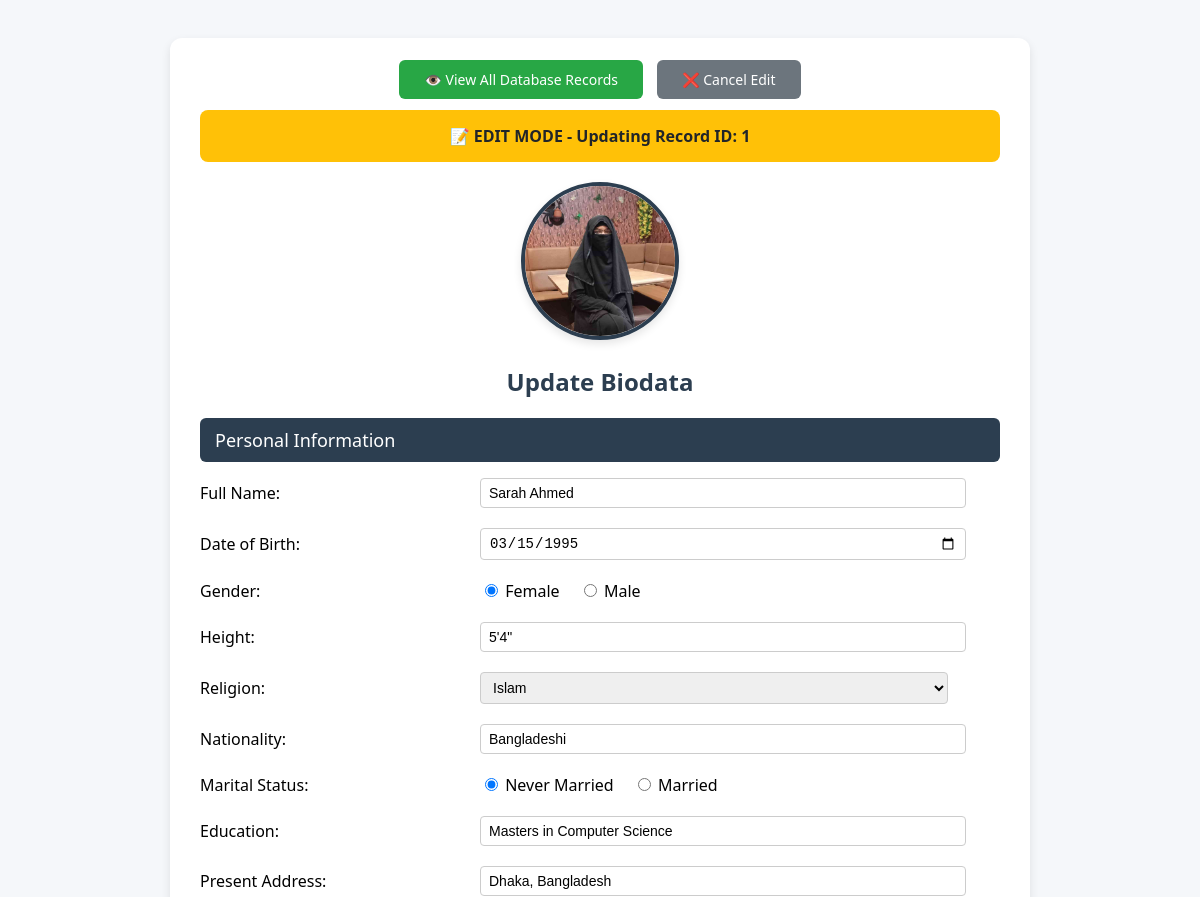
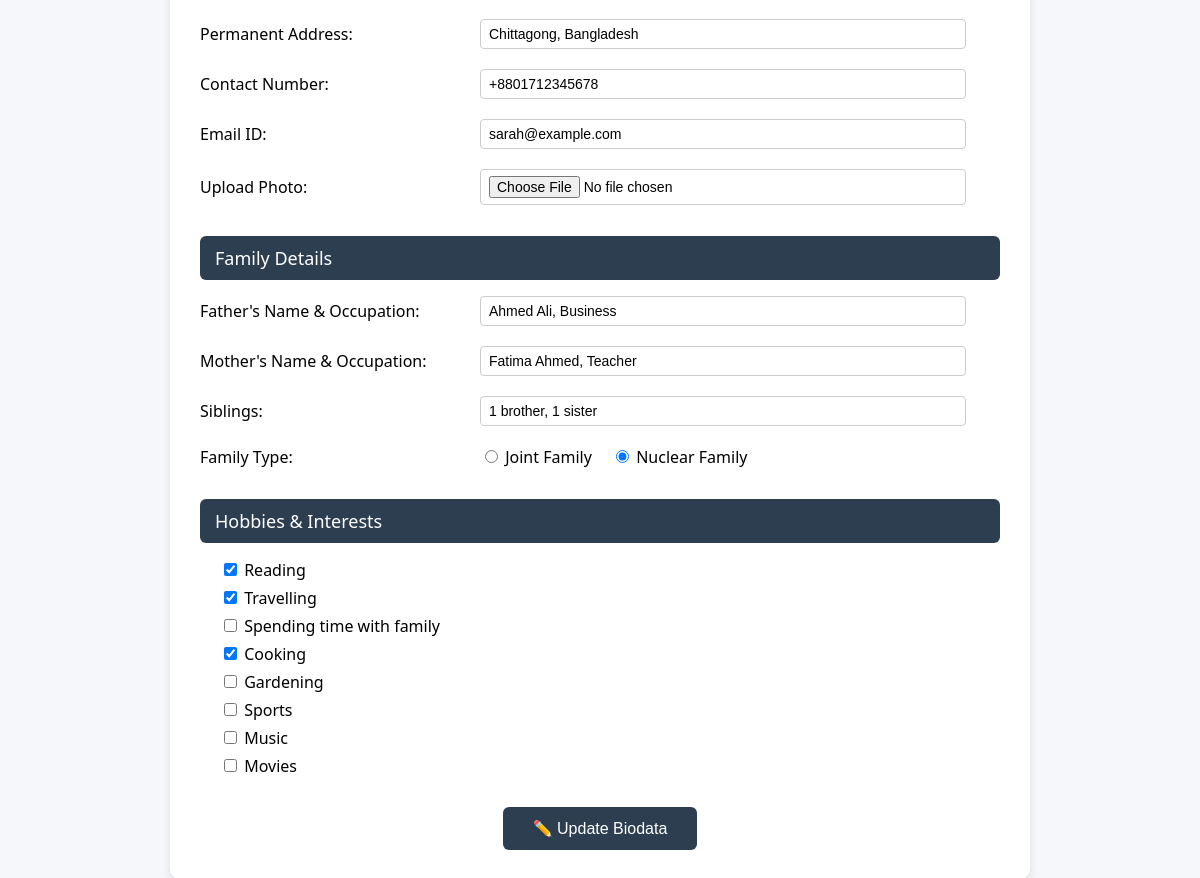
The app's page /index.php?edit=1 with its own data (2 pictures, top to bottom).
### tables this page shows
CREATE TABLE `biodata` (
  `id` int(11) NOT NULL,
  `full_name` varchar(255) NOT NULL,
  `date_of_birth` date NOT NULL,
  `gender` enum('Male','Female') NOT NULL,
  `height` varchar(50) DEFAULT NULL,
  `religion` enum('Islam','Hinduism','Christianity','Other') NOT NULL,
  `nationality` varchar(100) DEFAULT 'Bangladeshi',
  `marital_status` enum('Never Married','Married') NOT NULL,
  `education` text DEFAULT NULL,
  `present_address` text DEFAULT NULL,
  `permanent_address` text DEFAULT NULL,
  `contact_number` varchar(20) DEFAULT NULL,
  `email` varchar(255) DEFAULT NULL,
  `profile_photo` varchar(500) DEFAULT NULL,
  `father_name` varchar(255) DEFAULT NULL,
  `father_occupation` varchar(255) DEFAULT NULL,
  `mother_name` varchar(255) DEFAULT NULL,
  `mother_occupation` varchar(255) DEFAULT NULL,
  `siblings` text DEFAULT NULL,
  `family_type` enum('Joint','Nuclear') DEFAULT NULL,
  `hobbies` text DEFAULT NULL,
  `created_at` timestamp NOT NULL DEFAULT current_timestamp(),
  `updated_at` timestamp NOT NULL DEFAULT current_timestamp() ON UPDATE current_timestamp()
);

### index.php (the view, shortened to what this page needs)
<?php
$servername = "localhost";
$username = "root";
$password = "";
$dbname = "marriage_biodata_db";
$edit_mode = false;
$edit_data = [];
try {
    $pdo = new PDO("mysql:host=$servername;dbname=$dbname", $username, $password);
    $pdo->setAttribute(PDO::ATTR_ERRMODE, PDO::ERRMODE_EXCEPTION);
} catch(PDOException $e) {
    die("Connection failed: " . $e->getMessage());
}
if (isset($_GET['edit']) && is_numeric($_GET['edit'])) {
    try {
        $edit_id = $_GET['edit'];
        $stmt = $pdo->prepare("SELECT * FROM biodata WHERE id = :id");
        $stmt->execute([':id' => $edit_id]);
        $edit_data = $stmt->fetch(PDO::FETCH_ASSOC);
        if ($edit_data) {
            $edit_mode = true;
        } else {
            $message = "<div style='color: red; text-align: center; margin: 20px; padding: 15px; background: #f8d7da; border: 1px solid #f5c6cb; border-radius: 5px; font-weight: bold;'>❌ Record not found!</div>";
        }
    } catch(Exception $e) {
        $message = "<div style='color: red; text-align: center; margin: 20px; padding: 15px; background: #f8d7da; border: 1px solid #f5c6cb; border-radius: 5px; font-weight: bold;'>❌ Error loading record: " . $e->getMessage() . "</div>";
    }
}
?>
<!DOCTYPE html>
<html lang="en">
<head>
</head>
<body>
  <div class="biodata-container">
    <div class="view-database-btn">
      <a href="view_database.php">👁️ View All Database Records</a>
      <?php if ($edit_mode): ?>
        <a href="index.php" class="cancel-btn">❌ Cancel Edit</a>
      <?php endif; ?>
    </div>
    <?php if ($edit_mode): ?>
      <div class="edit-mode-header">
        📝 EDIT MODE - Updating Record ID: <?php echo $edit_data['id']; ?>
      </div>
    <?php endif; ?>
    <div class="photo-section">
      <?php if ($edit_mode && $edit_data['profile_photo'] && file_exists($edit_data['profile_photo'])): ?>
        <img src="<?php echo $edit_data['profile_photo']; ?>" alt="Profile Photo" class="profile-pic" />
      <?php else: ?>
        <img src="WhatsApp Image 2025-07-14 at 22.23.55_a2362fd0.jpg" alt="Profile Photo" class="profile-pic" />
      <?php endif; ?>
    </div>
    <h2><?php echo $edit_mode ? 'Update Biodata' : 'Biodata'; ?></h2>
    <form action="" method="POST" enctype="multipart/form-data">
      <div class="section">
        <div class="section-title">Personal Information</div>
        <div class="info-grid">
          <div><label for="fullname">Full Name:</label></div>
          <div><input type="text" id="fullname" name="fullname" value="<?php echo $edit_mode ? htmlspecialchars($edit_data['full_name']) : ''; ?>" required /></div>
          <div><label for="dob">Date of Birth:</label></div>
          <div><input type="date" id="dob" name="dob" value="<?php echo $edit_mode ? $edit_data['date_of_birth'] : ''; ?>" required /></div>
          <div>Gender:</div>
          <div>
            <label><input type="radio" name="gender" value="Female" <?php echo ($edit_mode && $edit_data['gender'] == 'Female') ? 'checked' : ''; ?> required /> Female</label>
            <label><input type="radio" name="gender" value="Male" <?php echo ($edit_mode && $edit_data['gender'] == 'Male') ? 'checked' : ''; ?> required /> Male</label>
          </div>
          <div><label for="height">Height:</label></div>
          <div><input type="text" id="height" name="height" value="<?php echo $edit_mode ? htmlspecialchars($edit_data['height']) : ''; ?>" placeholder="5'3&quot;" /></div>
          <div><label for="religion">Religion:</label></div>
          <div>
            <select id="religion" name="religion" required>
              <option value="Islam" <?php echo ($edit_mode && $edit_data['religion'] == 'Islam') ? 'selected' : ''; ?>>Islam</option>
            </select>
          </div>
          <div><label for="nationality">Nationality:</label></div>
          <div><input type="text" id="nationality" name="nationality" value="<?php echo $edit_mode ? htmlspecialchars($edit_data['nationality']) : 'Bangladeshi'; ?>" /></div>
          <div>Marital Status:</div>
          <div>
            <label><input type="radio" name="marital" value="Never Married" <?php echo ($edit_mode && $edit_data['marital_status'] == 'Never Married') ? 'checked' : ''; ?> required /> Never Married</label>
            <label><input type="radio" name="marital" value="Married" <?php echo ($edit_mode && $edit_data['marital_status'] == 'Married') ? 'checked' : ''; ?> required /> Married</label>
          </div>
          <div><label for="education">Education:</label></div>
          <div><input type="text" id="education" name="education" value="<?php echo $edit_mode ? htmlspecialchars($edit_data['education']) : ''; ?>" placeholder="Your education qualification" /></div>
          <div><label for="presentAddress">Present Address:</label></div>
          <div><input type="text" id="presentAddress" name="presentAddress" value="<?php echo $edit_mode ? htmlspecialchars($edit_data['present_address']) : ''; ?>" placeholder="Current address" /></div>
          <div><label for="permanentAddress">Permanent Address:</label></div>
          <div><input type="text" id="permanentAddress" name="permanentAddress" value="<?php echo $edit_mode ? htmlspecialchars($edit_data['permanent_address']) : ''; ?>" placeholder="Permanent address" /></div>
          <div><label for="contactNumber">Contact Number:</label></div>
          <div><input type="tel" id="contactNumber" name="contactNumber" value="<?php echo $edit_mode ? htmlspecialchars($edit_data['contact_number']) : ''; ?>" placeholder="Phone number" /></div>
          <div><label for="email">Email ID:</label></div>
          <div><input type="email" id="email" name="email" value="<?php echo $edit_mode ? htmlspecialchars($edit_data['email']) : ''; ?>" placeholder="Email address" /></div>
          <div><label for="profile_photo">Upload Photo:</label></div>
          <div>
            <input type="file" id="profile_photo" name="profile_photo" accept="image/*" />
          </div>
        </div>
      </div>
      <div class="section">
        <div class="section-title">Family Details</div>
        <div class="info-grid">
          <div><label for="fatherName">Father's Name & Occupation:</label></div>
          <div><input type="text" id="fatherName" name="fatherName" value="<?php echo $edit_mode ? htmlspecialchars($edit_data['father_name'] . ($edit_data['father_occupation'] ? ', ' . $edit_data['father_occupation'] : '')) : ''; ?>" placeholder="Name, Occupation" /></div>
          <div><label for="motherName">Mother's Name & Occupation:</label></div>
          <div><input type="text" id="motherName" name="motherName" value="<?php echo $edit_mode ? htmlspecialchars($edit_data['mother_name'] . ($edit_data['mother_occupation'] ? ', ' . $edit_data['mother_occupation'] : '')) : ''; ?>" placeholder="Name, Occupation" /></div>
          <div><label for="siblings">Siblings:</label></div>
          <div><input type="text" id="siblings" name="siblings" value="<?php echo $edit_mode ? htmlspecialchars($edit_data['siblings']) : ''; ?>" placeholder="Brothers and sisters information" /></div>
          <div>Family Type:</div>
          <div>
            <label><input type="radio" name="familyType" value="Joint" <?php echo ($edit_mode && $edit_data['family_type'] == 'Joint') ? 'checked' : ''; ?> /> Joint Family</label>
            <label><input type="radio" name="familyType" value="Nuclear" <?php echo ($edit_mode && $edit_data['family_type'] == 'Nuclear') ? 'checked' : ''; ?> /> Nuclear Family</label>
          </div>
        </div>
      </div>
      <div class="section">
        <div class="section-title">Hobbies & Interests</div>
        <?php
        $selected_hobbies = [];
        if ($edit_mode && $edit_data['hobbies']) {
            $selected_hobbies = array_map('trim', explode(',', $edit_data['hobbies']));
        }
        ?>
        <ul class="hobbies">
          <li><label><input type="checkbox" name="hobbies[]" value="Reading" <?php echo in_array('Reading', $selected_hobbies) ? 'checked' : ''; ?> /> Reading</label></li>
          <li><label><input type="checkbox" name="hobbies[]" value="Travelling" <?php echo in_array('Travelling', $selected_hobbies) ? 'checked' : ''; ?> /> Travelling</label></li>
          <li><label><input type="checkbox" name="hobbies[]" value="Spending time with family" <?php echo in_array('Spending time with family', $selected_hobbies) ? 'checked' : ''; ?> /> Spending time with family</label></li>
          <li><label><input type="checkbox" name="hobbies[]" value="Cooking" <?php echo in_array('Cooking', $selected_hobbies) ? 'checked' : ''; ?> /> Cooking</label></li>
          <li><label><input type="checkbox" name="hobbies[]" value="Gardening" <?php echo in_array('Gardening', $selected_hobbies) ? 'checked' : ''; ?> /> Gardening</label></li>
          <li><label><input type="checkbox" name="hobbies[]" value="Sports" <?php echo in_array('Sports', $selected_hobbies) ? 'checked' : ''; ?> /> Sports</label></li>
          <li><label><input type="checkbox" name="hobbies[]" value="Music" <?php echo in_array('Music', $selected_hobbies) ? 'checked' : ''; ?> /> Music</label></li>
          <li><label><input type="checkbox" name="hobbies[]" value="Movies" <?php echo in_array('Movies', $selected_hobbies) ? 'checked' : ''; ?> /> Movies</label></li>
        </ul>
      </div>
      <div class="submit-btn">
        <button type="submit"><?php echo $edit_mode ? '✏️ Update Biodata' : 'Submit Biodata'; ?></button>
      </div>
    </form>
  </div>
</body>
</html>

### index.php (style rules this page uses)
body { font-family: 'Segoe UI', Tahoma, Geneva, Verdana, sans-serif; background: #f5f7fa; padding: 30px; }
.biodata-container { max-width: 800px; margin: auto; background: #fff; border-radius: 12px; box-shadow: 0 4px 10px rgba(0, 0, 0, 0.1); padding: 30px; }
.photo-section { text-align: center; margin-bottom: 20px; }
.profile-pic { width: 150px; height: 150px; object-fit: cover; border-radius: 50%; border: 4px solid #2c3e50; box-shadow: 0 4px 8px rgba(0, 0, 0, 0.1); }
h2 { text-align: center; color: #2c3e50; margin-bottom: 20px; }
.section { margin-bottom: 25px; }
.section-title { background: #2c3e50; color: #fff; padding: 10px 15px; border-radius: 6px; font-size: 18px; margin-bottom: 10px; }
.info-grid { display: grid; grid-template-columns: 1fr 2fr; gap: 8px 20px; align-items: center; }
.info-grid div { padding: 6px 0; }
input[type="text"], input[type="email"], input[type="tel"], input[type="date"], input[type="file"], select { width: 90%; padding: 6px 8px; border: 1px solid #ccc; border-radius: 4px; font-size: 14px; }
label { margin-right: 15px; cursor: pointer; }
.hobbies { padding-left: 20px; list-style: none; }
.hobbies li { margin-bottom: 6px; }
.submit-btn { text-align: center; margin-top: 30px; }
button { background-color: #2c3e50; color: white; border: none; padding: 12px 30px; border-radius: 6px; font-size: 16px; cursor: pointer; }
.view-database-btn { text-align: center; margin-bottom: 20px; }
.view-database-btn a { background-color: #28a745; color: white; text-decoration: none; padding: 10px 25px; border-radius: 6px; font-size: 14px; margin: 0 5px; }
.cancel-btn { background-color: #6c757d !important; }
.edit-mode-header { background: #ffc107; color: #212529; padding: 15px; border-radius: 8px; margin-bottom: 20px; text-align: center; font-weight: bold; }

### records on screen
biodata: id "1", fullname "Sarah Ahmed", dob "03/15/1995", gender "☑ Female", gender "☐ Male", height "5'4\"", religion "Islam", nationality "Bangladeshi", marital_status "☑ Never Married", marital_status "☐ Married", education "Masters in Computer Science", presentAddress "Dhaka, Bangladesh", permanentAddress "Chittagong, Bangladesh", contactNumber "+8801712345678", email "sarah@example.com", fatherName "Ahmed Ali, Business", motherName "Fatima Ahmed, Teacher", siblings "1 brother, 1 sister", family_type "☐ Joint Family", family_type "☑ Nuclear Family", hobbies "☑"
